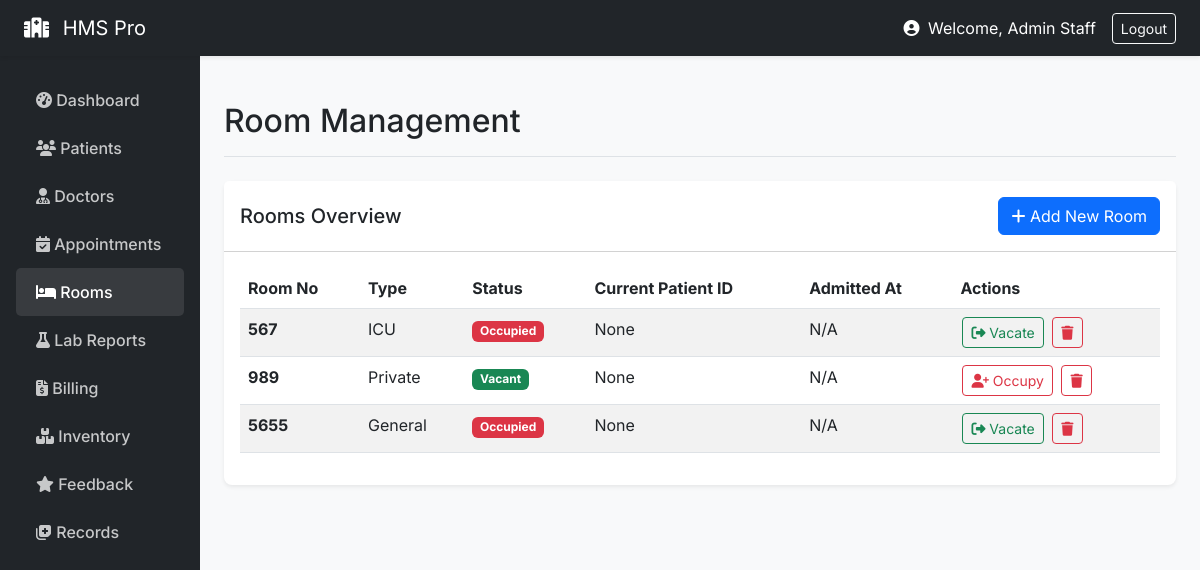
The app's page /staff/rooms (signed in) with its own data.
### models/__init__.py (models this page shows, shortened)
class User(UserMixin, db.Model):
    id = db.Column(db.Integer, primary_key=True)
    email = db.Column(db.String(120), unique=True, nullable=False)
    name = db.Column(db.String(100), nullable=False)
    role = db.Column(db.String(20), nullable=False)
    password_hash = db.Column(db.String(200), nullable=False)
    age = db.Column(db.Integer)
    gender = db.Column(db.String(10))
    staff_role = db.Column(db.String(50))
    department = db.Column(db.String(50))
    staff_id = db.Column(db.String(20))
    created_at = db.Column(db.DateTime, default=datetime.utcnow)

class Room(db.Model):
    id = db.Column(db.Integer, primary_key=True)
    number = db.Column(db.String(10), unique=True)
    type = db.Column(db.String(20))
    status = db.Column(db.String(20), default='Vacant')
    patient_id = db.Column(db.Integer, db.ForeignKey('user.id'))
    admitted_at = db.Column(db.DateTime)

### routes/staff.py (the view, shortened to what this page needs)
@staff_bp.route('/rooms', methods=['GET', 'POST'])
def rooms():
    form = RoomForm()
    rooms_list = Room.query.all()
    return render_template('rooms.html', rooms=rooms_list, form=form)

### models/__init__.py (called while the page is built)
@login_manager.user_loader
def load_user(user_id):
    return User.query.get(int(user_id))

### routes/staff.py (called while the page is built)
def staff_required(f):
    @wraps(f)
    def decorated_function(*args, **kwargs):
        if current_user.role != 'staff':
            flash('Staff access only', 'danger')
            return redirect(url_for('auth.login'))
        return f(*args, **kwargs)
    return decorated_function

@staff_bp.before_request
@login_required
@staff_required
def before_request():
    pass

### templates/rooms.html (shortened to what this page needs)
{% extends "base.html" %}
{% block page_title %}Room Management{% endblock %}
{% block content %}
<div class="card">
    <div class="card-header bg-white d-flex justify-content-between align-items-center py-3">
        <h5 class="mb-0">Rooms Overview</h5>
        <button type="button" class="btn btn-primary" data-bs-toggle="modal" data-bs-target="#addRoomModal">
            <i class="fas fa-plus"></i> Add New Room
        </button>
    </div>
    <div class="card-body">
        {% if rooms|length == 0 %}
        <div class="text-center text-muted py-5">
            <i class="fas fa-bed fa-3x mb-3"></i>
            <p>No rooms found. Click "Add New Room" to create one.</p>
        </div>
        {% else %}
        <table class="table table-striped table-hover datatable w-100">
            <thead>
                <tr>
                    <th>Room No</th>
                    <th>Type</th>
                    <th>Status</th>
                    <th>Current Patient ID</th>
                    <th>Admitted At</th>
                    <th>Actions</th>
                </tr>
            </thead>
            <tbody>
                {% for room in rooms %}
                <tr>
                    <td><strong>{{ room.number }}</strong></td>
                    <td>{{ room.type }}</td>
                    <td>
                        {% if room.status == 'Vacant' %}
                        <span class="badge bg-success">Vacant</span>
                        {% elif room.status == 'Occupied' %}
                        <span class="badge bg-danger">Occupied</span>
                        {% else %}
                        <span class="badge bg-warning text-dark">{{ room.status }}</span>
                        {% endif %}
                    </td>
                    <td>{{ room.patient_id if room.patient_id else 'None' }}</td>
                    <td>{{ room.admitted_at.strftime('%Y-%m-%d %H:%M') if room.admitted_at else 'N/A' }}</td>
                    <td class="text-nowrap">
                        <form action="{{ url_for('staff.toggle_room', id=room.id) }}" method="POST" class="action-form">
                            {% if room.status == 'Vacant' %}
                            <button type="submit" class="btn btn-sm btn-outline-danger" title="Mark as Occupied">
                                <i class="fas fa-user-plus"></i> Occupy
                            </button>
                            {% else %}
                            <button type="submit" class="btn btn-sm btn-outline-success" title="Mark as Vacant">
                                <i class="fas fa-sign-out-alt"></i> Vacate
                            </button>
                            {% endif %}
                        </form>
                        <form action="{{ url_for('staff.delete_room', id=room.id) }}" method="POST" class="action-form" onsubmit="return confirm('Delete this room?');">
                            <button type="submit" class="btn btn-sm btn-outline-danger" title="Delete Room"><i class="fas fa-trash"></i></button>
                        </form>
                    </td>
                </tr>
                {% endfor %}
            </tbody>
        </table>
        {% endif %}
    </div>
</div>
{% endblock %}

### templates/base.html (shortened to what this page needs)
<!doctype html>
<html lang="en">
<head>
  <link href="https://cdn.jsdelivr.net/npm/bootstrap@5.3.0/dist/css/bootstrap.min.css" rel="stylesheet">
  <link rel="stylesheet" href="https://cdnjs.cloudflare.com/ajax/libs/font-awesome/6.4.0/css/all.min.css">
</head>
<body>
{% if current_user.is_authenticated %}
<nav class="navbar navbar-dark bg-dark sticky-top shadow-sm">
  <div class="container-fluid px-4">
    <a class="navbar-brand" href="/"><i class="fas fa-hospital me-2"></i> HMS Pro</a>
    <div class="d-flex align-items-center text-white">
      <span class="me-3">
        <i class="fas fa-user-circle me-1"></i> Welcome, {{ current_user.name }}
      </span>
      <a class="btn btn-outline-light btn-sm" href="{{ url_for('auth.logout') }}">Logout</a>
    </div>
  </div>
</nav>
{% endif %}
<div id="main-wrapper">
    {% if not current_user.is_authenticated %}
        <div class="container mt-5">
    {% else %}
        <div class="container-fluid">
            <div class="row">
                <nav class="col-md-2 d-none d-md-block sidebar px-3">
                    <ul class="nav flex-column">
                        {% if current_user.role == 'staff' %}
                            <li class="nav-item">
                                <a class="nav-link {{ 'active' if request.endpoint == 'staff.dashboard' else '' }}" href="{{ url_for('staff.dashboard') }}"><i class="fas fa-tachometer-alt"></i> Dashboard</a>
                            </li>
                            <li class="nav-item">
                                <a class="nav-link {{ 'active' if request.endpoint == 'staff.patients' else '' }}" href="{{ url_for('staff.patients') }}"><i class="fas fa-users"></i> Patients</a>
                            </li>
                            <li class="nav-item">
                                <a class="nav-link {{ 'active' if request.endpoint == 'staff.doctors' else '' }}" href="{{ url_for('staff.doctors') }}"><i class="fas fa-user-md"></i> Doctors</a>
                            </li>
                            <li class="nav-item">
                                <a class="nav-link {{ 'active' if request.endpoint == 'staff.appointments' else '' }}" href="{{ url_for('staff.appointments') }}"><i class="fas fa-calendar-check"></i> Appointments</a>
                            </li>
                            <li class="nav-item">
                                <a class="nav-link {{ 'active' if request.endpoint == 'staff.rooms' else '' }}" href="{{ url_for('staff.rooms') }}"><i class="fas fa-bed"></i> Rooms</a>
                            </li>
                            <li class="nav-item">
                                <a class="nav-link {{ 'active' if request.endpoint == 'staff.lab' else '' }}" href="{{ url_for('staff.lab') }}"><i class="fas fa-flask"></i> Lab Reports</a>
                            </li>
                            <li class="nav-item">
                                <a class="nav-link {{ 'active' if request.endpoint == 'staff.billing' else '' }}" href="{{ url_for('staff.billing') }}"><i class="fas fa-file-invoice-dollar"></i> Billing</a>
                            </li>
                            <li class="nav-item">
                                <a class="nav-link {{ 'active' if request.endpoint == 'staff.inventory' else '' }}" href="{{ url_for('staff.inventory') }}"><i class="fas fa-boxes"></i> Inventory</a>
                            </li>
                            <li class="nav-item">
                                <a class="nav-link {{ 'active' if request.endpoint == 'staff.feedback' else '' }}" href="{{ url_for('staff.feedback') }}"><i class="fas fa-star"></i> Feedback</a>
                            </li>
                            <li class="nav-item">
                                <a class="nav-link {{ 'active' if request.endpoint == 'staff.records' else '' }}" href="{{ url_for('staff.records') }}"><i class="fas fa-notes-medical"></i> Records</a>
                            </li>
                        {% endif %}
                    </ul>
                </nav>
                <main class="col-md-10 ms-sm-auto px-md-4 main-content">
                    <div class="d-flex justify-content-between flex-wrap flex-md-nowrap align-items-center pt-3 pb-2 mb-4 border-bottom">
                        <h1 class="h2">{% block page_title %}{% endblock %}</h1>
                    </div>
    {% endif %}
    {% block content %}{% endblock %}
    {% if current_user.is_authenticated %}
                </main>
            </div>
        </div>
    {% else %}
        </div>
    {% endif %}
</div>
</body>
</html>

### templates/base.html (style rules this page uses)
body { background-color: #f8f9fa; font-family: 'Inter', sans-serif; }
.sidebar { min-height: 100vh; background-color: #212529; color: white; padding-top: 20px; }
.sidebar .nav-link { color: rgba(255,255,255,.75); padding: 12px 20px; font-weight: 500; }
.sidebar .nav-link:hover, .sidebar .nav-link.active { color: white; background-color: rgba(255,255,255,.1); border-radius: 5px; }
.main-content { padding: 30px; }
.card { box-shadow: 0 0.125rem 0.25rem rgba(0,0,0,.075); border: none; border-radius: 0.5rem; margin-bottom: 20px; }
.action-form { display: inline-block; margin: 0 2px; }

### records on screen
User: name "Admin Staff"
Room: number "567", type "ICU", status "Occupied", patient "None", admitted_at "N/A"
Room: number "989", type "Private", status "Vacant", patient "None", admitted_at "N/A"
Room: number "5655", type "General", status "Occupied", patient "None", admitted_at "N/A"
